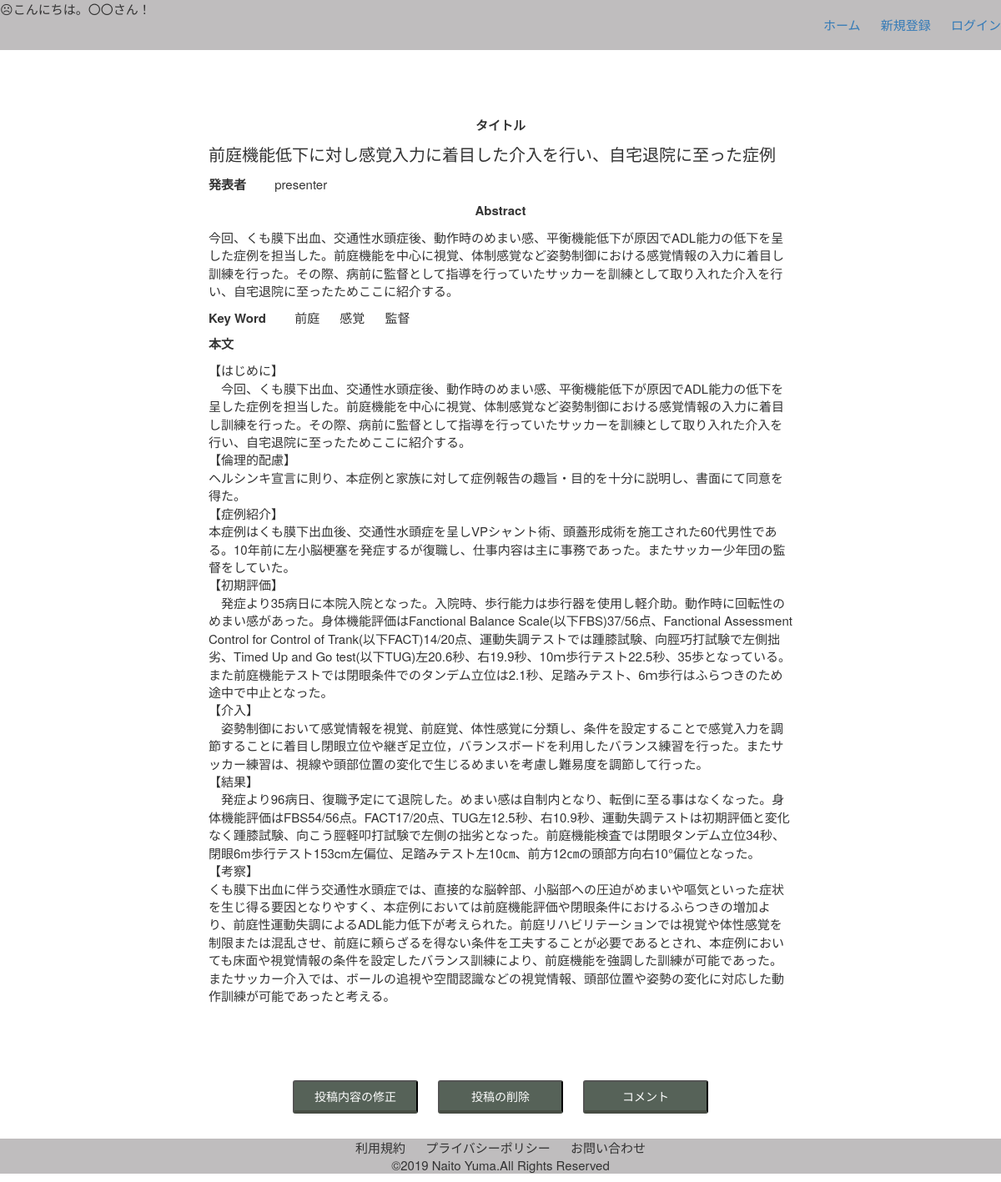
The app's page /menu.php?id=1 with its own data.
### tables this page shows
CREATE TABLE journal (
id INT AUTO_INCREMENT COMMENT 'id',
title TEXT  COMMENT 'タイトル',
presenter TEXT  COMMENT '発表者',
abstract TEXT  COMMENT '概要',
keyword1 TEXT  COMMENT 'キーワード1',
keyword2 TEXT  COMMENT 'キーワード2',
keyword3 TEXT  COMMENT 'キーワード3',
maintext TEXT COMMENT '本文',
PRIMARY KEY(id)
);

### menu.php (called while the page is built, shortened)
<?php
$id = $_GET['id'];
$pdo = new PDO(PDO_DSN, DB_USERNAME, DB_PASSWORD );
$sql = "select * from journal where id = :id";
$stmt = $pdo->prepare($sql);
$stmt->bindValue(':id',$id,PDO::PARAM_INT);
$stmt -> execute();
$results = [];
while ($row = $stmt->fetch(PDO::FETCH_ASSOC)) {
  $results []=$row;
};
include('views/menu.tpl.php');
?>

### views/menu.tpl.php (the view)
<!DOCTYPE html>
<html lang="ja">
<?php include('views/head.inc.php'); ?>
  <body>
    <?php include('views/header.inc.php'); ?>
    <div class="upload">
    <div class="upload-container">
      <div class="title">
        <p>タイトル</p>
        <p><?= $results[0]["title"] ?></p>
      </div>
      <div class="presenter">
        <p>発表者</p>
        <p><?= $results[0]["presenter"] ?></p>
      </div>
      <div class="intr">
        <p>Abstract</p>
        <p><?= $results[0]["abstract"] ?></p>
      </div>
      <div class="keyword">
        <p>Key Word</p>
        <p><?= $results[0]["keyword1"] ?></p>
        <p><?= $results[0]["keyword2"] ?></p>
        <p><?= $results[0]["keyword3"] ?></p>
      </div>
      <div class="maintext">
        <p>本文</p>
        <p><?= $results[0]["maintext"] ?></p>
      </div>
    </div>
    </div>
  <div class="menu-container">
    <form class="form" action="edit.php?id=<?=$results[0]["id"] ?>" method="post">
      <button class="btn-square">投稿内容の修正</button>
    </form>
    <form class="form" action="delete.php?id=<?=$results[0]["id"] ?>" method="post">
      <button class="btn-square">投稿の削除</button>
    </form>
    <form class="form" action="comment.php?id=<?=$results[0]["id"] ?>" method="post">
      <button class="btn-square">コメント</button>
    </form>
  </div>
    <?php include('views/footer.inc.php'); ?>
  </body>
</html>

### css/styles.css (style rules this page uses)
body { margin: 0; padding: 0; font-family: Verdana,sans-serif; background-color: white; }
.upload { width: auto; height: auto; }
.upload-container { width:700px; margin:80px auto; font-size: 15px; }
.title p:first-child { font-weight: bold; text-align: center; }
.title p:last-child { font-size: 20px; }
.intr p:first-child { font-weight: bold; text-align: center; }
.keyword p:first-child { font-weight: bold; margin-right: 30px; }
.keyword p { display: inline-block; margin-right: 20px; }
.presenter p:first-child { font-weight: bold; margin-right:30px; }
.presenter p { display: inline-block; margin-right: 20px; }
.maintext p:first-child { font-weight: bold; }
.maintext p:last-child { white-space:pre-wrap; }
.btn-square { width: 150px; height: 40px; display: block; text-align: center; margin: auto; padding: 0.5em 1em; text-decoration: none; color: white; background: rgba(39, 55, 42, 0.78); border-bottom: solid 4px rgba(63, 65, 57, 0.65); border-radius: 3px; }
.form { margin: 10px; }
.menu-container { text-align: center; }
.menu-container form { display: inline-block; }

### records on screen
journal: title "前庭機能低下に対し感覚入力に着目した介入を行い、自宅退院に至った症例", presenter "presenter", abstract "今回、くも膜下出血、交通性水頭症後、動作時のめまい感、平衡機能低下が原因でADL能力の低下を呈した症例を担当した。前庭機能を中心に視覚、体制感覚など姿勢制御における感覚情報の入力に着目し訓練を行った。その際、病前に監督として指導を行っていたサッカーを訓練として取り入れた介入を行い、自宅退院に至ったためここに紹介する。", keyword1 "前庭", keyword2 "感覚", keyword3 "監督", maintext "【はじめに】 今回、くも膜下出血、交通性水頭症後、動作時のめまい感、平衡機能低下が原因でADL能力の低下を呈した症例を担当した。前庭機能を中心に視覚、体制感覚など姿勢制御における感覚情報の入力に着目し訓練を行った。その際、病前に監督として指導を行っていたサッカーを訓練として取り入れた介入を行い、自宅退院に至ったためここに紹介する。 【倫理的配慮】 ヘルシンキ宣言に則り、本症例と家族に対して症例報告の趣旨・目的を十分に説明し、書面にて同意を得た。 【症例紹介】 本症例はくも膜下出血後、交通性水頭症を呈しVPシャント術、頭蓋形成術を施工された60代男性である。10年前に左小脳梗塞を発症するが復職し、仕事内容は主に事務であった。またサッカー少年団の監督をしていた。 【初期評価】 発症より35病日に本院入院となった。入院時、歩行能力は歩行器を使用し軽介助。動作時に回転性のめまい感があった。身体機能評価はFanctional Balance Scale(以下FBS)37/56点、Fanctional Assessment Control for Control of Trank(以下FACT)14/20点、運動失調テストでは踵膝試験、向脛巧打試験で左側拙劣、Timed Up and Go test(以下TUG)左20.6秒、右19.9秒、10ｍ歩行テスト22.5秒、35歩となっている。また前庭機能テストでは閉眼条件でのタンデム立位は2.1秒、足踏みテスト、6ｍ歩行はふらつきのため途中で中止となった。 【介入】…"
